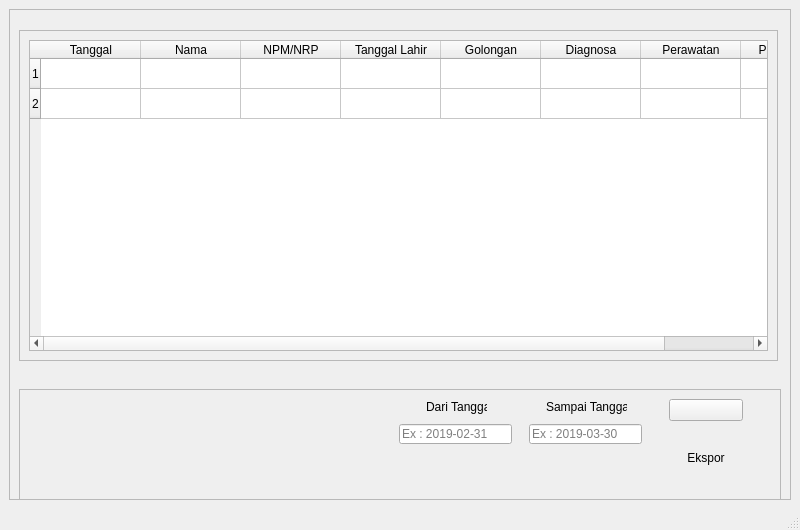
<?xml version="1.0" encoding="UTF-8"?>
<ui version="4.0">
 <class>MainWindow</class>
 <widget class="QMainWindow" name="MainWindow">
  <property name="geometry">
   <rect>
    <x>0</x>
    <y>0</y>
    <width>800</width>
    <height>530</height>
   </rect>
  </property>
  <property name="windowTitle">
   <string>MainWindow</string>
  </property>
  <widget class="QWidget" name="centralwidget">
   <widget class="QFrame" name="frame">
    <property name="geometry">
     <rect>
      <x>9</x>
      <y>9</y>
      <width>782</width>
      <height>491</height>
     </rect>
    </property>
    <property name="frameShape">
     <enum>QFrame::StyledPanel</enum>
    </property>
    <property name="frameShadow">
     <enum>QFrame::Raised</enum>
    </property>
    <widget class="QFrame" name="frame_4">
     <property name="geometry">
      <rect>
       <x>10</x>
       <y>21</y>
       <width>759</width>
       <height>331</height>
      </rect>
     </property>
     <property name="frameShape">
      <enum>QFrame::StyledPanel</enum>
     </property>
     <property name="frameShadow">
      <enum>QFrame::Raised</enum>
     </property>
     <layout class="QGridLayout" name="gridLayout_4">
      <item row="0" column="0">
       <widget class="QTableWidget" name="tableWidget">
        <property name="editTriggers">
         <set>QAbstractItemView::NoEditTriggers</set>
        </property>
        <row>
         <property name="text">
          <string>1</string>
         </property>
        </row>
        <row>
         <property name="text">
          <string>2</string>
         </property>
        </row>
        <column>
         <property name="text">
          <string>Tanggal</string>
         </property>
        </column>
        <column>
         <property name="text">
          <string>Nama</string>
         </property>
        </column>
        <column>
         <property name="text">
          <string>NPM/NRP</string>
         </property>
        </column>
        <column>
         <property name="text">
          <string>Tanggal Lahir</string>
         </property>
        </column>
        <column>
         <property name="text">
          <string>Golongan</string>
         </property>
        </column>
        <column>
         <property name="text">
          <string>Diagnosa</string>
         </property>
        </column>
        <column>
         <property name="text">
          <string>Perawatan</string>
         </property>
        </column>
        <column>
         <property name="text">
          <string>Pengobatan</string>
         </property>
        </column>
       </widget>
      </item>
     </layout>
    </widget>
    <widget class="QFrame" name="frame_3">
     <property name="geometry">
      <rect>
       <x>10</x>
       <y>380</y>
       <width>762</width>
       <height>121</height>
      </rect>
     </property>
     <property name="frameShape">
      <enum>QFrame::StyledPanel</enum>
     </property>
     <property name="frameShadow">
      <enum>QFrame::Raised</enum>
     </property>
     <widget class="QLineEdit" name="lineEdit">
      <property name="geometry">
       <rect>
        <x>380</x>
        <y>35</y>
        <width>113</width>
        <height>20</height>
       </rect>
      </property>
      <property name="text">
       <string/>
      </property>
      <property name="placeholderText">
       <string>Ex : 2019-02-31</string>
      </property>
     </widget>
     <widget class="QLabel" name="label_2">
      <property name="geometry">
       <rect>
        <x>407</x>
        <y>10</y>
        <width>61</width>
        <height>16</height>
       </rect>
      </property>
      <property name="text">
       <string>Dari Tanggal</string>
      </property>
     </widget>
     <widget class="QLineEdit" name="lineEdit_2">
      <property name="geometry">
       <rect>
        <x>510</x>
        <y>35</y>
        <width>113</width>
        <height>20</height>
       </rect>
      </property>
      <property name="placeholderText">
       <string>Ex : 2019-03-30</string>
      </property>
     </widget>
     <widget class="QLabel" name="label_6">
      <property name="geometry">
       <rect>
        <x>527</x>
        <y>10</y>
        <width>81</width>
        <height>16</height>
       </rect>
      </property>
      <property name="text">
       <string>Sampai Tanggal</string>
      </property>
     </widget>
     <widget class="QWidget" name="layoutWidget">
      <property name="geometry">
       <rect>
        <x>0</x>
        <y>0</y>
        <width>7</width>
        <height>15</height>
       </rect>
      </property>
      <layout class="QVBoxLayout" name="verticalLayout_2">
       <item>
        <widget class="QLabel" name="label_4">
         <property name="text">
          <string/>
         </property>
         <property name="alignment">
          <set>Qt::AlignCenter</set>
         </property>
        </widget>
       </item>
      </layout>
     </widget>
     <widget class="QWidget" name="layoutWidget">
      <property name="geometry">
       <rect>
        <x>650</x>
        <y>10</y>
        <width>74</width>
        <height>89</height>
       </rect>
      </property>
      <layout class="QVBoxLayout" name="verticalLayout">
       <item>
        <widget class="QPushButton" name="pushButton">
         <property name="text">
          <string/>
         </property>
         <property name="icon">
          <iconset resource="img_rsc.qrc">
           <normaloff>:/images/img/export.png</normaloff>:/images/img/export.png</iconset>
         </property>
         <property name="iconSize">
          <size>
           <width>60</width>
           <height>60</height>
          </size>
         </property>
        </widget>
       </item>
       <item>
        <widget class="QLabel" name="label_5">
         <property name="text">
          <string>Ekspor</string>
         </property>
         <property name="alignment">
          <set>Qt::AlignCenter</set>
         </property>
        </widget>
       </item>
      </layout>
     </widget>
    </widget>
   </widget>
  </widget>
  <widget class="QMenuBar" name="menubar">
   <property name="geometry">
    <rect>
     <x>0</x>
     <y>0</y>
     <width>800</width>
     <height>21</height>
    </rect>
   </property>
  </widget>
  <widget class="QStatusBar" name="statusbar"/>
 </widget>
 <resources>
  <include location="img_rsc.qrc"/>
  <include location="img_rsc.qrc"/>
 </resources>
 <connections/>
</ui>
